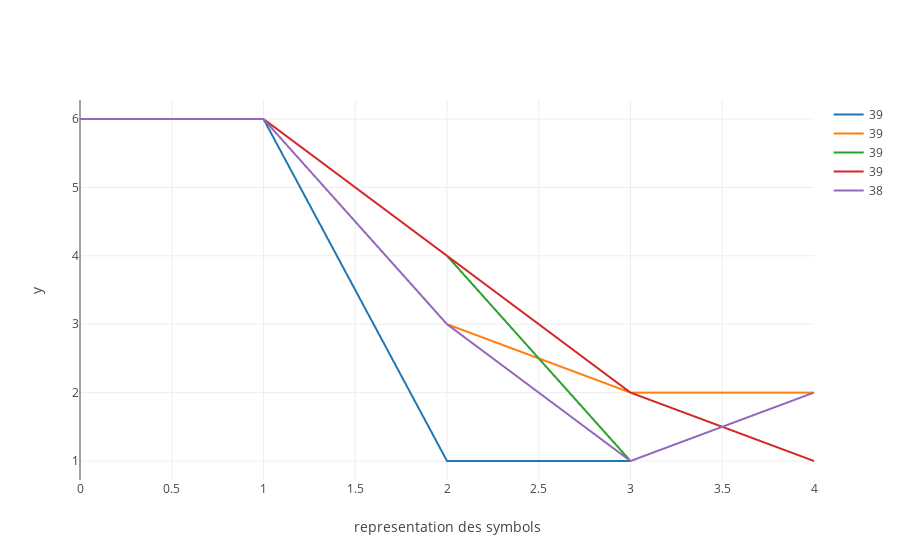

The notebook cell this image was saved under:
### Code cell
psm.plot(psm.topk(5))

### Figure 1 — Plotly figure (JSON) as saved in the notebook; plotly's stock layout.template omitted (floating-point values rounded to 4 significant figures)
{"data": [{"mode": "lines", "name": "39", "type": "scattergl", "y": [6, 6, 1, 1, 2]}, {"mode": "lines", "name": "39", "type": "scattergl", "y": [6, 6, 3, 2, 2]}, {"mode": "lines", "name": "39", "type": "scattergl", "y": [6, 6, 4, 1, 2]}, {"mode": "lines", "name": "39", "type": "scattergl", "y": [6, 6, 4, 2, 1]}, {"mode": "lines", "name": "38", "type": "scattergl", "y": [6, 6, 3, 1, 2]}], "layout": {"xaxis": {"title": "representation des symbols"}, "yaxis": {"title": "y"}}}
